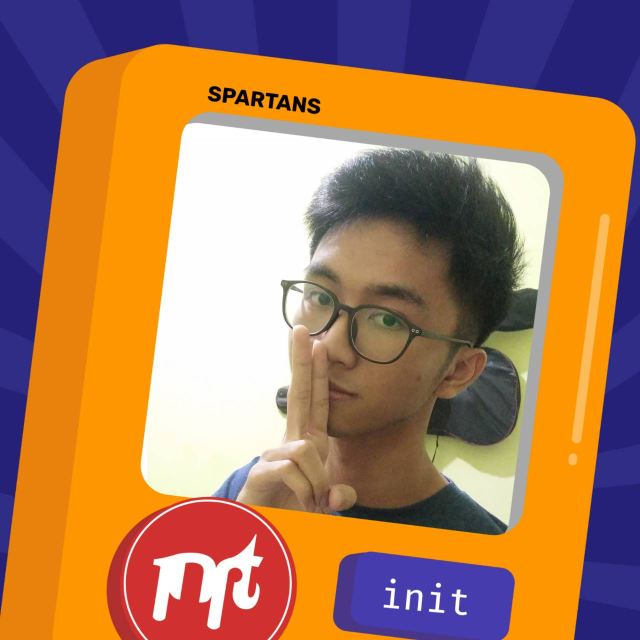
#> input picture image.jpg, 1280 x 1280 px (shown at 1/2 size)
$ python dctPython18220009.py
#> lines starting #> are read from the running program, lines starting #| are printed output that depends on the picture
'''
Nama	: Fatih Darielma Gaizta
NIM 	: 18220009
FILE	: dctPython18220009.py
	      Melakukan kompresi gambar JPG dengan DCT (Discrete Cosine Transform)
'''

import cv2
import numpy as np

from scipy import fft

# Konstanta TABEL_KUANTISASI berisi matrix of float
# Catatan: Nilai pada tabel kuantisasi telah ditetapkan secara konvensional
TABEL_KUANTISASI = np.array(np.matrix([
	[16, 11, 10, 16, 24, 40, 51, 61],
	[12, 12, 14, 19, 26, 58, 60, 55],
	[14, 15, 16, 24, 40, 57, 69, 56],
	[14, 17, 22, 29, 51, 87, 80, 62],
	[18, 22, 37, 56, 68, 109, 103, 77],
	[24, 35, 55, 64, 81, 104, 113, 92],
	[49, 64, 78, 87, 103, 121, 120, 101],
	[72, 92, 95, 98, 112, 100, 103, 99],
], dtype='float').tolist())


def encodeDCT(macroblock):
	global TABEL_KUANTISASI

	# DCT (Discrete Cosine Transform) hanya bekerja di rentang [-128,127]
	macroblock -= 128

	# Transform dengan DCT
	dct_data = fft.dct(macroblock)

	# Setiap pixel dibagi dengan nilai yang ada di tabel kuantisasi
	for i in range(8):
		for j in range(8):
			dct_data[i][j] = np.round(dct_data[i][j]/TABEL_KUANTISASI[i][j])

	return dct_data

def decodeDCT(dct_data):
	global TABEL_KUANTISASI

	# Setiap pixel dari gambar yang sudah di-encode dikalikan dengan nilai dari tabel kuantisasi
	for i in range(8):
		for j in range(8):
			dct_data[i][j] = np.round(dct_data[i][j]*TABEL_KUANTISASI[i][j])

	# Invers DCT
	dct_data = fft.idct(dct_data)
	for i in range(8):
		for j in range(8):
			dct_data[i][j] = np.round(dct_data[i][j])

	# Pixel kembali ditambahkan 128
	dct_data += 128

	return dct_data

if __name__ == '__main__':
	# Variabel image berisi matrix of pixels berukuran 1280x1280
	# Catatan: Ukuran foto image.jpg adalah 1280x1280
	image = np.array(cv2.imread('image.jpg', 0), dtype='float')
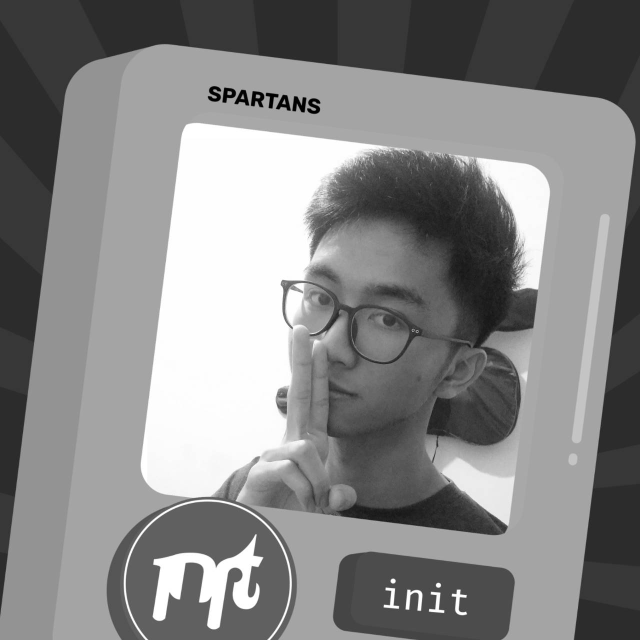
#> image: shape (1280, 1280) float64 (shown at 1/2 size); min 0, max 255, mean 133.9

	# Macroblock merupakan pixel 8x8 yang diambil dari bagian mata
	macroblock = image[580:588, 640:648]
	print('--- SEBELUM KOMPRESI ---')
	print(macroblock, '\n')
#| [[141. 141. 142. 143. 144. 142. 140. 138.]
#|  [140. 143. 144. 140. 135. 136. 145. 153.]
#|  [143. 137. 132. 133. 138. 141. 138. 134.]
#|  [131. 132. 134. 137. 137. 134. 128. 124.]
#|  [124. 124. 125. 126. 127. 128. 129. 129.]
#|  [117. 117. 116. 117. 118. 120. 122. 124.]
#|  [110. 108. 105. 104. 104. 107. 111. 113.]
#|  [107. 103.  98.  94.  93.  95.  99. 102.]]

	# Proses encoding
	dct_data = encodeDCT(macroblock)
	print('Nilai koefisien DC:', dct_data[0][0])
#| Nilai koefisien DC: 13.0
	print('Nilai koefisien AC:\n', dct_data[1:])
#| Nilai koefisien AC:
#|  [[19. -1.  3. -2.  0.  0. -0.  0.]
#|  [10.  0.  1.  2.  0.  0.  0. -0.]
#|  [ 5.  1. -2.  0.  0. -0.  0. -0.]
#|  [-1. -1.  0.  0.  0.  0.  0.  0.]
#|  [-6. -1.  0. -0.  0. -0. -0. -0.]
#|  [-7. -0.  0.  0.  0.  0. -0. -0.]
#|  [-6.  0.  1. -0.  0.  0.  0.  0.]]

	# Proses decoding
	compressed_img = decodeDCT(dct_data)
	print('\n--- SETELAH KOMPRESI ---')
	print(compressed_img, '\n')
#| [[140. 141. 143. 144. 143. 141. 139. 137.]
#|  [142. 144. 144. 140. 135. 136. 145. 153.]
#|  [144. 136. 130. 132. 138. 142. 139. 134.]
#|  [129. 132. 136. 138. 137. 133. 129. 125.]
#|  [124. 125. 125. 126. 127. 128. 129. 130.]
#|  [115. 115. 117. 118. 120. 121. 123. 123.]
#|  [107. 107. 107. 107. 107. 107. 107. 107.]
#|  [112. 106.  96.  90.  90.  96. 106. 112.]]
